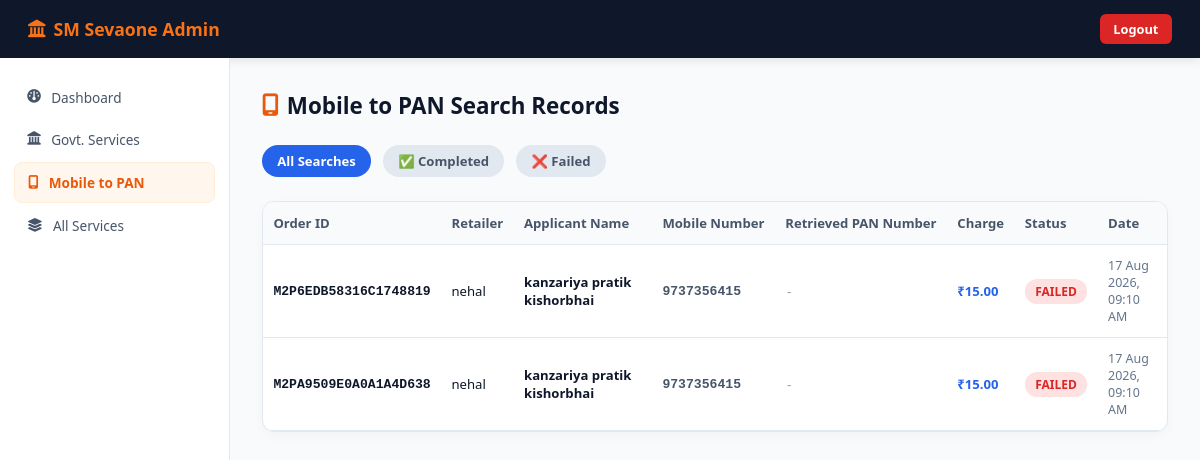
The app's page /admin-portal/mobile-to-pan/ (signed in) with its own data.
### app/models.py (models this page shows, shortened)
class MobileToPanApplication(models.Model):
    STATUS_CHOICES = [('PENDING', 'Pending'), ('COMPLETED', 'Completed'), ('FAILED', 'Failed')]
    retailer            = models.ForeignKey(Retailer, on_delete=models.SET_NULL, null=True, blank=True, related_name='mobile_to_pan_applications')
    order_id            = models.CharField(max_length=50, unique=True, editable=False)
    applicant_name      = models.CharField(max_length=100)
    mobile_no           = models.CharField(max_length=10)
    pan_number          = models.CharField(max_length=15, blank=True)
    client_id           = models.CharField(max_length=100, blank=True)
    response_message    = models.TextField(blank=True)
    amount              = models.DecimalField(max_digits=10, decimal_places=2, default=15.00)
    status              = models.CharField(max_length=20, choices=STATUS_CHOICES, default='PENDING')
    created_at          = models.DateTimeField(auto_now_add=True)
    class Meta:
        ordering = ['-created_at']

class Retailer(models.Model):
    retailer_id    = models.UUIDField(default=uuid.uuid4, editable=False, unique=True)
    user_id        = models.CharField(max_length=50, unique=True)
    password       = models.CharField(max_length=255)
    full_name      = models.CharField(max_length=100)
    mobile         = models.CharField(max_length=15, unique=True)
    email          = models.EmailField(max_length=100, blank=True)
    state          = models.CharField(max_length=50, blank=True)
    address        = models.TextField(blank=True)
    wallet_balance = models.DecimalField(max_digits=10, decimal_places=2, default=0)
    is_verified    = models.BooleanField(default=False)
    is_active      = models.BooleanField(default=True)
    created_at     = models.DateTimeField(auto_now_add=True)

### app/admin_views.py (the view)
# urls.py: path('admin-portal/mobile-to-pan/', admin_views.admin_mobile_to_pan_applications, name='admin_mobile_to_pan_list'),
def admin_mobile_to_pan_applications(request):
    if not _check_admin(request):
        return redirect('admin_login')
    status_filter = request.GET.get('status', 'ALL').upper()
    applications = MobileToPanApplication.objects.all()
    if status_filter in ['COMPLETED', 'FAILED']:
        applications = applications.filter(status=status_filter)
    return render(request, 'admin_mobile_to_pan_list.html', {
        'applications': applications,
        'current_status': status_filter
    })

### app/admin_views.py (called while the page is built)
def _check_admin(request):
    return request.session.get('is_admin') is True

### pan_project/templates/admin_mobile_to_pan_list.html (shortened to what this page needs)
<!DOCTYPE html>
<html lang="en">
<head>
<link rel="stylesheet" href="https://cdnjs.cloudflare.com/ajax/libs/font-awesome/6.4.0/css/all.min.css">
</head>
<body>
<div class="topbar">
  <div class="brand"><i class="fa-solid fa-landmark"></i> SM Sevaone Admin</div>
  <a href="{% url 'admin_logout' %}" class="btn-logout">Logout</a>
</div>
<div class="main-wrap">
  <div class="sidebar">
    <a href="{% url 'admin_dashboard' %}" class="nav-item"><i class="fa-solid fa-gauge"></i> Dashboard</a>
    <a href="{% url 'admin_govt_services_list' %}" class="nav-item"><i class="fa-solid fa-landmark"></i> Govt. Services</a>
    <a href="{% url 'admin_mobile_to_pan_list' %}" class="nav-item active"><i class="fa-solid fa-mobile-screen"></i> Mobile to PAN</a>
    <a href="{% url 'admin_other_services' %}" class="nav-item"><i class="fa-solid fa-layer-group"></i> All Services</a>
  </div>
  <div class="content">
    <div class="header-row">
      <h2 class="page-title"><i class="fa-solid fa-mobile-screen" style="color:#ea580c"></i> Mobile to PAN Search Records</h2>
    </div>
    <div class="filters">
      <a href="?status=ALL" class="filter-btn {% if current_status == 'ALL' %}active{% endif %}">All Searches</a>
      <a href="?status=COMPLETED" class="filter-btn {% if current_status == 'COMPLETED' %}active{% endif %}">✅ Completed</a>
      <a href="?status=FAILED" class="filter-btn {% if current_status == 'FAILED' %}active{% endif %}">❌ Failed</a>
    </div>
    <div class="card-table">
      <table>
        <thead>
          <tr>
            <th>Order ID</th>
            <th>Retailer</th>
            <th>Applicant Name</th>
            <th>Mobile Number</th>
            <th>Retrieved PAN Number</th>
            <th>Charge</th>
            <th>Status</th>
            <th>Date</th>
          </tr>
        </thead>
        <tbody>
          {% for app in applications %}
          <tr>
            <td style="font-weight:700;color:#0f172a;font-family:monospace">{{ app.order_id }}</td>
            <td>{{ app.retailer.user_id|default:app.retailer.full_name }}</td>
            <td style="font-weight:600">{{ app.applicant_name }}</td>
            <td style="font-weight:700;font-family:monospace;color:#475569">{{ app.mobile_no }}</td>
            <td>
              {% if app.status == 'COMPLETED' and app.pan_number %}
                <span class="pan-tag">{{ app.pan_number }}</span>
              {% else %}
                <span style="color:#94a3b8;font-family:monospace">-</span>
              {% endif %}
            </td>
            <td style="font-weight:700;color:#2563eb">₹{{ app.amount }}</td>
            <td>
              {% if app.status == 'COMPLETED' %}
                <span class="badge badge-completed">COMPLETED</span>
              {% else %}
                <span class="badge badge-failed" title="{{ app.response_message }}">FAILED</span>
              {% endif %}
            </td>
            <td style="color:#64748b;font-size:.78rem">{{ app.created_at|date:"d M Y, h:i A" }}</td>
          </tr>
          {% empty %}
          <tr>
            <td colspan="8" style="text-align:center;padding:2rem;color:#64748b">No Mobile to PAN search records found.</td>
          </tr>
          {% endfor %}
        </tbody>
      </table>
    </div>
  </div>
</div>
</body>
</html>

### pan_project/templates/admin_mobile_to_pan_list.html (style rules this page uses)
* { box-sizing:border-box;margin:0;padding:0 }
body { font-family:'Segoe UI',system-ui,-apple-system,sans-serif;background:#f8fafc;color:#0f172a;min-height:100vh;display:flex;flex-direction:column }
.topbar { background:#0f172a;color:#fff;padding:.9rem 1.75rem;display:flex;align-items:center;justify-content:space-between;box-shadow:0 2px 10px rgba(0,0,0,0.1) }
.brand { font-size:1.1rem;font-weight:700;color:#f97316;display:flex;align-items:center;gap:8px }
.btn-logout { background:#dc2626;color:#fff;padding:.35rem .85rem;border-radius:6px;text-decoration:none;font-size:.8rem;font-weight:600 }
.main-wrap { display:flex;flex:1 }
.sidebar { width:230px;background:#ffffff;border-right:1px solid #e2e8f0;padding:1.25rem .85rem;display:flex;flex-direction:column;gap:.25rem }
.nav-item { display:flex;align-items:center;gap:.65rem;padding:.6rem .85rem;border-radius:8px;font-size:.85rem;color:#475569;text-decoration:none;font-family:inherit;transition:all 0.15s ease }
.nav-item.active { background:#fff7ed;color:#ea580c;font-weight:700;border:1px solid #ffedd5 }
.content { flex:1;padding:2rem;overflow-y:auto }
.header-row { display:flex;align-items:center;justify-content:space-between;margin-bottom:1.5rem }
.page-title { font-size:1.4rem;font-weight:700;color:#0f172a;display:flex;align-items:center;gap:8px }
.filters { display:flex;align-items:center;gap:.75rem;margin-bottom:1.5rem }
.filter-btn { padding:.45rem .95rem;border-radius:20px;background:#e2e8f0;color:#475569;text-decoration:none;font-size:.82rem;font-weight:600 }
.filter-btn.active,.filter-btn:hover { background:#2563eb;color:#fff }
.card-table { background:#fff;border-radius:12px;box-shadow:0 4px 12px rgba(0,0,0,0.03);border:1px solid #e2e8f0;overflow-x:auto }
table { width:100%;border-collapse:collapse;text-align:left;min-width:900px }
th,td { padding:.75rem .65rem;border-bottom:1px solid #e2e8f0;font-size:.82rem;vertical-align:middle }
th { background:#f8fafc;color:#475569;font-weight:700;white-space:nowrap }
.badge { display:inline-block;padding:.25rem .65rem;border-radius:12px;font-size:.75rem;font-weight:700;white-space:nowrap }
.badge-failed { background:#fee2e2;color:#dc2626 }

### records on screen
MobileToPanApplication: order_id "M2P6EDB58316C1748819", retailer.user_id "nehal", applicant_name "kanzariya pratik kishorbhai", mobile_no "9737356415", amount "15.00", created_at "17 Aug 2026, 09:10 AM"
MobileToPanApplication: order_id "M2PA9509E0A0A1A4D638", retailer.user_id "nehal", applicant_name "kanzariya pratik kishorbhai", mobile_no "9737356415", amount "15.00", created_at "17 Aug 2026, 09:10 AM"
